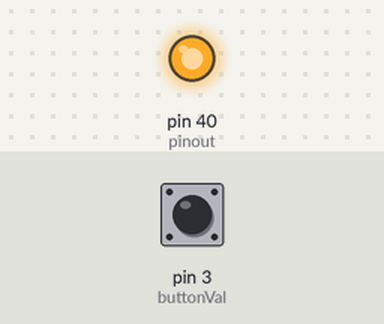
Simulated run of this program. Board: Raspberry Pi (header pin numbers). On the bench: output pins drawn as LEDs (lit = HIGH). The inputs (shaded band) are chosen by the test bench; at power-on: pin 3 (buttonVal) HIGH.

Above: at 0.1 s.
Timing chart, 0 to 1.6 s (numbered marks = the images above):
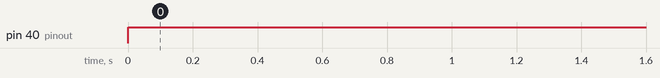

The program:

Brightness_button.py
```python
from time import sleep
import RPi.GPIO as GPIO

GPIO.setmode(GPIO.BOARD)
pinin = 3
pinout = 40
frequency = 1
buttonDefault = 1


GPIO.setup(pinout, GPIO.OUT)
GPIO.setup(pinin, GPIO.IN)
brightness = GPIO.PWM(pinout, frequency)

try:
    while True:
        buttonVal = GPIO.input(3)
        GPIO.output(pinout, True)
        if buttonVal != buttonDefault:
            if frequency < 100:
                frequency += 10
                print(frequency)
            else:
                print("max brightness")
            brightness.start(1)
            brightness.ChangeDutyCycle(frequency)

except KeyboardInterrupt:
    brightness.stop()
    GPIO.cleanup()
```

Measured:
- by itself, pin 40 (pinout): LOW → HIGH at 0.00 s
